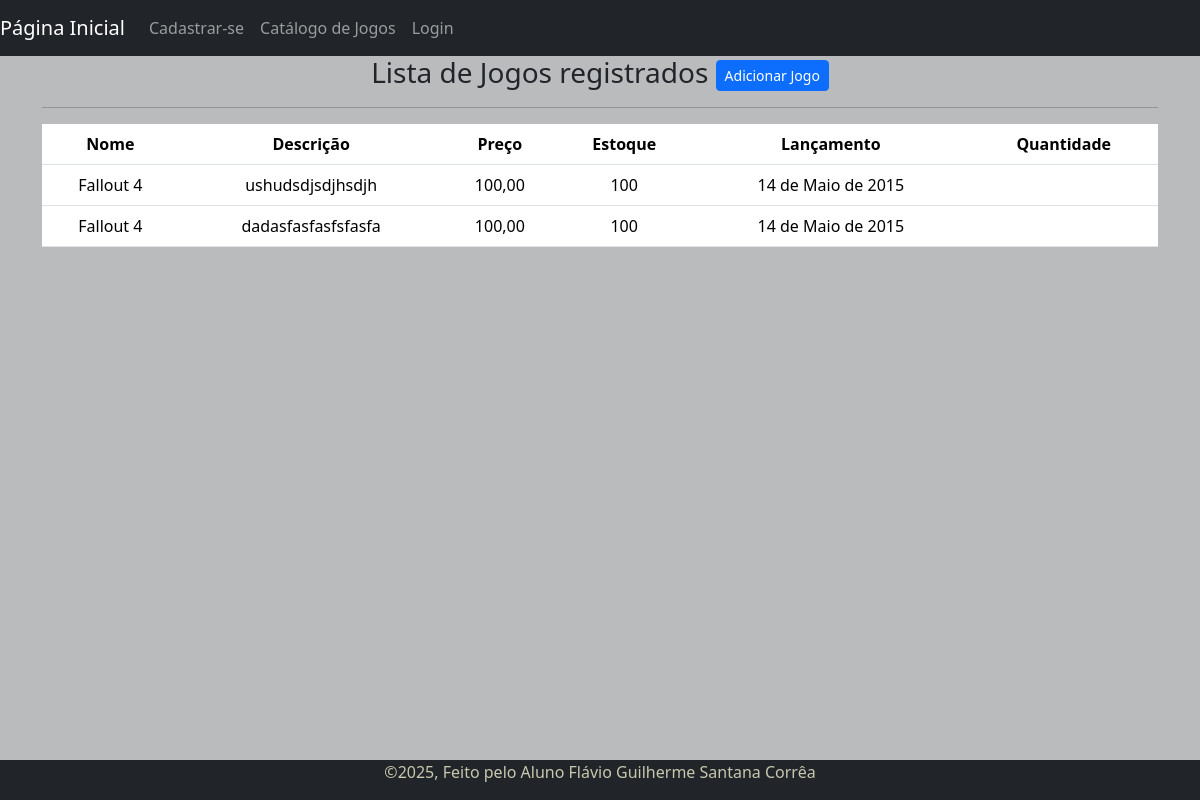
The page /listar/jogo/ on the database as committed earlier.
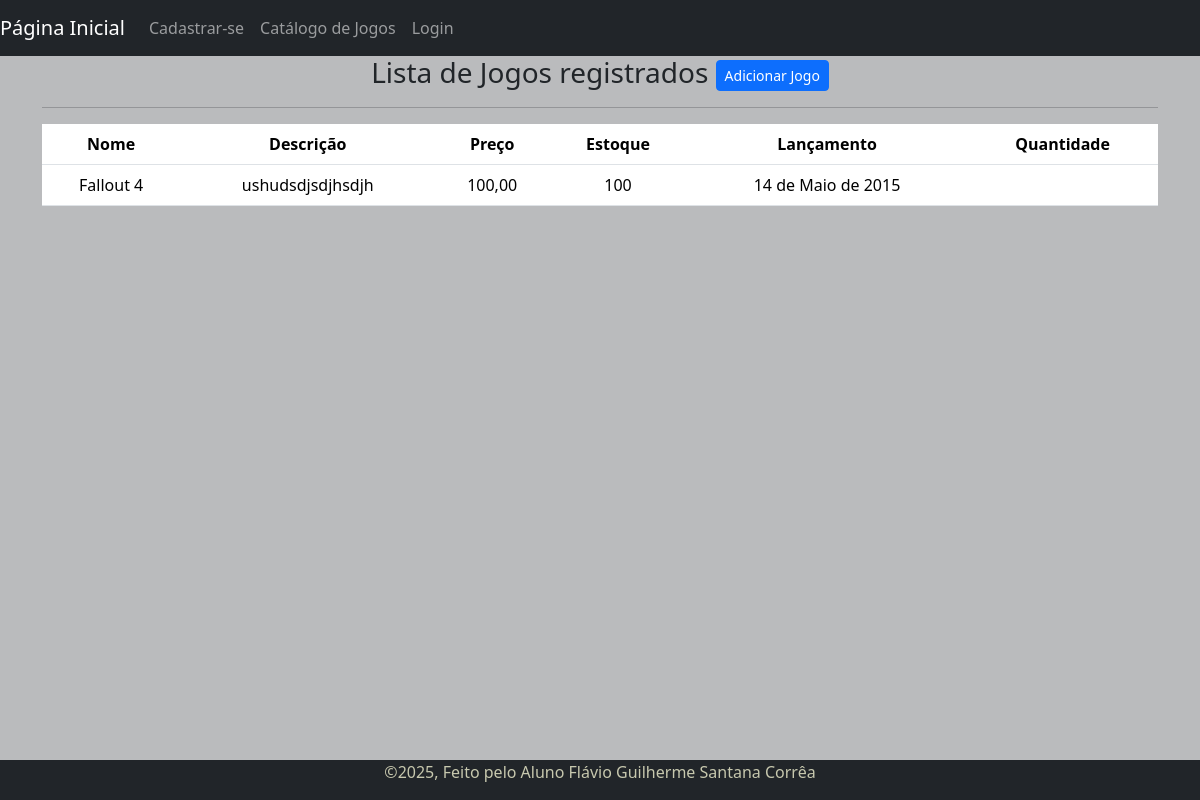
The same page on the database as committed later.
### cadastros/models.py (models this page shows, shortened)
class Jogo(models.Model):
    nome = models.CharField(max_length=50)
    descricao = models.TextField()
    preco = models.DecimalField(max_digits = 10, decimal_places = 2)
    estoque = models.IntegerField()
    lancamento = models.DateField()

### cadastros/views.py (the view)
# urls.py: path('listar/jogo/',JogoList.as_view(),name='listar-jogo'),
class JogoList(ListView):
    model = Jogo
    template_name = 'cadastros/listas/jogo.html'

### cadastros/templates/cadastros/listas/jogo.html (shortened to what this page needs)
{% extends 'paginas/base.html' %} {% load static %}
{% block titulo %} Lista de Jogos {% endblock %} {% block conteudo %}
<h3>Lista de Jogos registrados
  <a href="{% url 'cadastrar-jogo' %}" class="btn btn-primary btn-sm float end">Adicionar Jogo</a>
</h3>
<hr>
<div class="table-responsive">
  <table class="table table=striped">
    <tr>
      <th>Nome</th>
      <th>Descrição</th>
      <th>Preço</th>
      <th>Estoque</th>
      <th>Lançamento</th>
      {% if user.groups.all.0.name == "Cliente" or not user.is_authenticated  %}
       <th>Quantidade</th>
      {%else%}
      <th>Opções</th>
      {% endif %}
    </tr>
    {% for jogo in object_list%}
    <tr>
      <td>{{jogo.nome}}</td>
      <td>{{jogo.descricao}}</td>
      <td>{{jogo.preco}}</td>
      <td>{{jogo.estoque}}</td>
      <td>{{jogo.lancamento}}</td>
      <td>
      </td>
    </tr>
    {% empty %}
    <tr>
      <td colspan="6">Nenhum campo registro</td>
    </tr>
    {% endfor %}
  </table>
</div>
{% endblock %}

### paginas/templates/paginas/base.html (shortened to what this page needs)
{% load static %}
<!DOCTYPE html>
<html lang="pt-br">
<head>
  <link href="https://cdn.jsdelivr.net/npm/bootstrap@5.3.3/dist/css/bootstrap.min.css" rel="stylesheet" />
  <link rel="stylesheet" href="{% static 'css/style.css' %}" />
</head>
<body>
  <div>
    <nav class="navbar navbar-expand-lg navbar-dark bg-dark">
      <a class="navbar-brand" href="{% url 'inicio' %}">Página Inicial</a>
      <div class="collapse navbar-collapse" id="navbarSupportedContent">
        <ul class="navbar-nav me-auto">
          {% if request.user.is_authenticated %}
          <li>
            <a href="{% url 'atualizar-dados' %}" class="nav-link">
              Meus Dados
            </a>
          </li>
          {% else %}
          <li class="nav-item">
            <a class="nav-link" href="{% url 'registrar' %}">Cadastrar-se</a>
          </li>
          {% endif %}
          {% if user.groups.all.0.name == "Cliente" or not user.is_authenticated %}
          <li class="nav-item"><a class="nav-link" href="{% url 'listar-jogo' %}">Catálogo de Jogos</a></li>
          {% endif %}
          {% if request.user.is_authenticated %}
          <li class="nav-item dropdown" id="dropdownLogin">
            <a href="#" class="nav-link dropdown-toggle" role="button" data-bs-toggle="dropdown"
              aria-expanded="false">Usuário:{{user}}</a>
            <ul class="dropdown-menu" id="itensLogin">
              <li>
                <form action="{% url 'logout' %}" method="post">
                  {% csrf_token %}<button type="submit" class="btn dropdown-item">
                    Sair
                  </button>
                </form>
              </li>
            </ul>
          </li>
          {% else %}
          <li class="nav-item"><a class="nav-link" href="{% url 'login' %}">Login</a></li>
          {% endif %}
        </ul>
      </div>
    </nav>
  </div>
  {% block tagsdiv %}
  <div class="container text-center">
    {% endblock %} {% block conteudo %} {% endblock %}
  </div>
  <footer class="footer">
    <div class="container">
      <p>&copy;2025, Feito pelo Aluno Flávio Guilherme Santana Corrêa</p>
    </div>
  </footer>
</body>
</html>

### static/css/style.css (style rules this page uses)
body { display: flex; flex-direction: column; min-height: 100vh; background-color: #babbbd; color: #212529; margin: 0; font-family: 'Segoe UI', Tahoma, Verdana, sans-serif; font-size: 16px; }
.container { flex: 1; }
footer { color: #c7c8ae; background-color: #212529; text-align: center; }

Rows that differ between the two databases and show on the page:
removed Jogo: nome "Fallout 4", descricao "dadasfasfasfsfasfa", preco "100,00", estoque "100", lancamento "14 de Maio de 2015"
